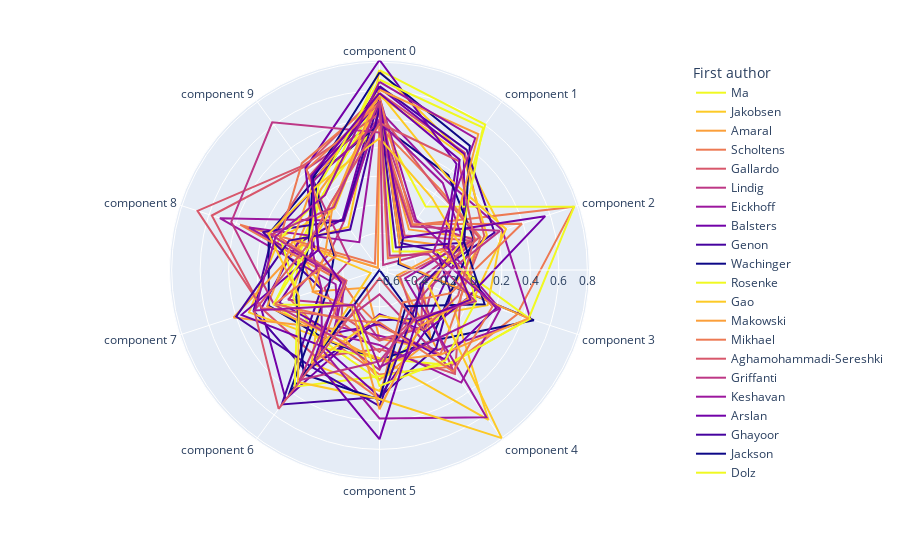

Here is the notebook cell this chart was saved with:
### Markdown cell above
## Word features
For each paper, we used [scikit-learn](http://scikit-learn.org) {cite:p}`Kramer2016` to extract a bag of words representation for each abstract, picking on the 300 most important terms seen across all articles based on a term frequency-inverse document frequency [(tf-idf) index](http://scikit-learn.org/stable/modules/feature_extraction.html#text-feature-extraction). Following that, a special value decomposition was used to further reduce the dimensionality of the abstracts to 10 components. We ended up with a component matrix of dimension 38 (articles) times 10 (abstract text components). The distribution of each of the 38 articles across the 10 components is represented below. Note how some articles have particular high loadings on specific components, suggesting these may capture particular topics. Rather than visually inspect the component loadings to group paper ourselves, we are going to resort to an automated parcellation (clustering) technique.

### Code cell
from sklearn.feature_extraction.text import TfidfVectorizer
from sklearn.pipeline import make_pipeline
from sklearn.preprocessing import Normalizer
from sklearn.decomposition import TruncatedSVD

# Prepare a model to extract a bag of words representation
vectorizer = TfidfVectorizer(max_df=0.5, max_features=300,
                                 min_df=2, stop_words='english',
                             use_idf=True)
X = vectorizer.fit_transform(data.Abstract) # apply the TFIDF model to the abstracts of the papers
fts = vectorizer.get_feature_names_out() # Get the most relevant terms selected by the procedure
svd = TruncatedSVD(10, algorithm="arpack") # Prepare the SVD model
normalizer = Normalizer(copy=False) # Normalize the outputs of the svd
lsa = make_pipeline(svd, normalizer) # Put the SVD and normalization in a pipeline
X = lsa.fit_transform(X) # Apply the SVD to the TFIDF features

# Now make a radar plot with all the components
import plotly.express as px
import numpy as np
df_X = pd.DataFrame(data=np.concatenate([data['Author'].to_numpy().reshape([38, 1]), X], axis=1),
                    columns= np.concatenate([['First author'],[f'component {d}' for d in range(10)]]))
df_visu = pd.melt(df_X, id_vars='First author')
fig = px.line_polar(df_visu, r='value', theta='variable', color='First author', line_close=True,
            color_discrete_sequence=px.colors.sequential.Plasma_r)
fig.show()

### Figure 1 — Plotly figure (JSON) as saved in the notebook; plotly's stock layout.template omitted (floating-point values rounded to 4 significant figures)
{"data": [{"hovertemplate": "First author=Ma<br>value=%{r}<br>variable=%{theta}<extra></extra>", "legendgroup": "Ma", "line": {"color": "#f0f921", "dash": "solid"}, "marker": {"symbol": "circle"}, "mode": "lines", "name": "Ma", "r": [0.7448, 0.6034, -0.1427, 0.01402, -0.1522, 0.1169, -0.02436, 0.1194, -0.09401, 0.004906, 0.7448], "showlegend": true, "subplot": "polar", "theta": ["component 0", "component 1", "component 2", "component 3", "component 4", "component 5", "component 6", "component 7", "component 8", "component 9", "component 0"], "type": "scatterpolar"}, {"hovertemplate": "First author=Jakobsen<br>value=%{r}<br>variable=%{theta}<extra></extra>", "legendgroup": "Jakobsen", "line": {"color": "#fdca26", "dash": "solid"}, "marker": {"symbol": "circle"}, "mode": "lines", "name": "Jakobsen", "r": [0.7388, 0.3438, 0.2466, 0.1395, -0.2425, 0.1904, 0.1524, -0.2348, -0.02572, -0.2859, 0.7388], "showlegend": true, "subplot": "polar", "theta": ["component 0", "component 1", "component 2", "component 3", "component 4", "component 5", "component 6", "component 7", "component 8", "component 9", "component 0"], "type": "scatterpolar"}, {"hovertemplate": "First author=Amaral<br>value=%{r}<br>variable=%{theta}<extra></extra>", "legendgroup": "Amaral", "line": {"color": "#fb9f3a", "dash": "solid"}, "marker": {"symbol": "circle"}, "mode": "lines", "name": "Amaral", "r": [0.4751, -0.3984, -0.1262, -0.5293, 0.03517, -0.1764, -0.5038, -0.1697, -0.05409, 0.0408, 0.4751], "showlegend": true, "subplot": "polar", "theta": ["component 0", "component 1", "component 2", "component 3", "component 4", "component 5", "component 6", "component 7", "component 8", "component 9", "component 0"], "type": "scatterpolar"}, {"hovertemplate": "First author=Scholtens<br>value=%{r}<br>variable=%{theta}<extra></extra>", "legendgroup": "Scholtens", "line": {"color": "#ed7953", "dash": "solid"}, "marker": {"symbol": "circle"}, "mode": "lines", "name": "Scholtens", "r": [0.3658, -0.271, 0.7754, 0.3547, 0.1818, 0.07541, -0.05599, 0.002929, -0.1334, -0.07744, 0.3658], "showlegend": true, "subplot": "polar", "theta": ["component 0", "component 1", "component 2", "component 3", "component 4", "component 5", "component 6", "component 7", "component 8", "component 9", "component 0"], "type": "scatterpolar"}, {"hovertemplate": "First author=Gallardo<br>value=%{r}<br>variable=%{theta}<extra></extra>", "legendgroup": "Gallardo", "line": {"color": "#d8576b", "dash": "solid"}, "marker": {"symbol": "circle"}, "mode": "lines", "name": "Gallardo", "r": [0.5822, 0.3591, 0.1144, -0.06003, 0.2422, -0.1046, 0.09697, 0.2119, 0.5789, 0.2372, 0.5822], "showlegend": true, "subplot": "polar", "theta": ["component 0", "component 1", "component 2", "component 3", "component 4", "component 5", "component 6", "component 7", "component 8", "component 9", "component 0"], "type": "scatterpolar"}, {"hovertemplate": "First author=Lindig<br>value=%{r}<br>variable=%{theta}<extra></extra>", "legendgroup": "Lindig", "line": {"color": "#bd3786", "dash": "solid"}, "marker": {"symbol": "circle"}, "mode": "lines", "name": "Lindig", "r": [0.4714, -0.6151, -0.107, -0.2697, -0.1544, -0.1687, -0.3532, 0.01638, -0.2876, -0.235, 0.4714], "showlegend": true, "subplot": "polar", "theta": ["component 0", "component 1", "component 2", "component 3", "component 4", "component 5", "component 6", "component 7", "component 8", "component 9", "component 0"], "type": "scatterpolar"}, {"hovertemplate": "First author=Eickhoff<br>value=%{r}<br>variable=%{theta}<extra></extra>", "legendgroup": "Eickhoff", "line": {"color": "#9c179e", "dash": "solid"}, "marker": {"symbol": "circle"}, "mode": "lines", "name": "Eickhoff", "r": [0.4606, 0.1254, 0.2476, 0.4558, 0.03602, -0.197, -0.1659, -0.3351, 0.5193, -0.2311, 0.4606], "showlegend": true, "subplot": "polar", "theta": ["component 0", "component 1", "component 2", "component 3", "component 4", "component 5", "component 6", "component 7", "component 8", "component 9", "component 0"], "type": "scatterpolar"}, {"hovertemplate": "First author=Balsters<br>value=%{r}<br>variable=%{theta}<extra></extra>", "legendgroup": "Balsters", "line": {"color": "#7201a8", "dash": "solid"}, "marker": {"symbol": "circle"}, "mode": "lines", "name": "Balsters", "r": [0.6208, 0.3497, -0.03522, -0.2018, -0.1351, -0.3489, 0.4628, 0.2139, -0.05347, -0.2183, 0.6208], "showlegend": true, "subplot": "polar", "theta": ["component 0", "component 1", "component 2", "component 3", "component 4", "component 5", "component 6", "component 7", "component 8", "component 9", "component 0"], "type": "scatterpolar"}, {"hovertemplate": "First author=Genon<br>value=%{r}<br>variable=%{theta}<extra></extra>", "legendgroup": "Genon", "line": {"color": "#46039f", "dash": "solid"}, "marker": {"symbol": "circle"}, "mode": "lines", "name": "Genon", "r": [0.6317, 0.3825, 0.1905, -0.3532, -0.2325, -0.3064, 0.2186, 0.2708, 0.1318, 0.08423, 0.6317], "showlegend": true, "subplot": "polar", "theta": ["component 0", "component 1", "component 2", "component 3", "component 4", "component 5", "component 6", "component 7", "component 8", "component 9", "component 0"], "type": "scatterpolar"}, {"hovertemplate": "First author=Wachinger<br>value=%{r}<br>variable=%{theta}<extra></extra>", "legendgroup": "Wachinger", "line": {"color": "#0d0887", "dash": "solid"}, "marker": {"symbol": "circle"}, "mode": "lines", "name": "Wachinger", "r": [0.5363, -0.377, -0.5193, 0.4807, -0.04242, -0.02334, -0.0441, 0.1582, 0.1595, 0.1214, 0.5363], "showlegend": true, "subplot": "polar", "theta": ["component 0", "component 1", "component 2", "component 3", "component 4", "component 5", "component 6", "component 7", "component 8", "component 9", "component 0"], "type": "scatterpolar"}, {"hovertemplate": "First author=Rosenke<br>value=%{r}<br>variable=%{theta}<extra></extra>", "legendgroup": "Rosenke", "line": {"color": "#f0f921", "dash": "solid"}, "marker": {"symbol": "circle"}, "mode": "lines", "name": "Rosenke", "r": [0.391, -0.1075, 0.7772, 0.4425, 0.1661, -0.03832, 0.01558, -0.02336, -0.07586, 0.009815, 0.391], "showlegend": true, "subplot": "polar", "theta": ["component 0", "component 1", "component 2", "component 3", "component 4", "component 5", "component 6", "component 7", "component 8", "component 9", "component 0"], "type": "scatterpolar"}, {"hovertemplate": "First author=Gao<br>value=%{r}<br>variable=%{theta}<extra></extra>", "legendgroup": "Gao", "line": {"color": "#fdca26", "dash": "solid"}, "marker": {"symbol": "circle"}, "mode": "lines", "name": "Gao", "r": [0.5634, 0.3364, 0.1338, -0.1445, 0.6424, -0.03975, -0.0481, 0.3045, 0.07662, -0.1246, 0.5634], "showlegend": true, "subplot": "polar", "theta": ["component 0", "component 1", "component 2", "component 3", "component 4", "component 5", "component 6", "component 7", "component 8", "component 9", "component 0"], "type": "scatterpolar"}, {"hovertemplate": "First author=Makowski<br>value=%{r}<br>variable=%{theta}<extra></extra>", "legendgroup": "Makowski", "line": {"color": "#fb9f3a", "dash": "solid"}, "marker": {"symbol": "circle"}, "mode": "lines", "name": "Makowski", "r": [0.4006, -0.3068, 0.05435, -0.3406, -0.04788, 0.1112, -0.1455, 0.4176, -0.08441, -0.6396, 0.4006], "showlegend": true, "subplot": "polar", "theta": ["component 0", "component 1", "component 2", "component 3", "component 4", "component 5", "component 6", "component 7", "component 8", "component 9", "component 0"], "type": "scatterpolar"}, {"hovertemplate": "First author=Mikhael<br>value=%{r}<br>variable=%{theta}<extra></extra>", "legendgroup": "Mikhael", "line": {"color": "#ed7953", "dash": "solid"}, "marker": {"symbol": "circle"}, "mode": "lines", "name": "Mikhael", "r": [0.3455, 0.05075, 0.08768, -0.05684, 0.07051, -0.2644, -0.3774, -0.3844, 0.3702, -0.6042, 0.3455], "showlegend": true, "subplot": "polar", "theta": ["component 0", "component 1", "component 2", "component 3", "component 4", "component 5", "component 6", "component 7", "component 8", "component 9", "component 0"], "type": "scatterpolar"}, {"hovertemplate": "First author=Aghamohammadi-Sereshki<br>value=%{r}<br>variable=%{theta}<extra></extra>", "legendgroup": "Aghamohammadi-Sereshki", "line": {"color": "#d8576b", "dash": "solid"}, "marker": {"symbol": "circle"}, "mode": "lines", "name": "Aghamohammadi-Sereshki", "r": [0.5536, -0.3584, 0.0104, -0.5076, -0.2448, -0.08348, -0.2041, -0.3921, 0.1304, 0.1673, 0.5536], "showlegend": true, "subplot": "polar", "theta": ["component 0", "component 1", "component 2", "component 3", "component 4", "component 5", "component 6", "component 7", "component 8", "component 9", "component 0"], "type": "scatterpolar"}, {"hovertemplate": "First author=Griffanti<br>value=%{r}<br>variable=%{theta}<extra></extra>", "legendgroup": "Griffanti", "line": {"color": "#bd3786", "dash": "solid"}, "marker": {"symbol": "circle"}, "mode": "lines", "name": "Griffanti", "r": [0.3958, -0.2367, 0.03345, -0.3941, 0.2306, -0.4875, -0.1888, -0.2537, -0.4398, 0.2161, 0.3958], "showlegend": true, "subplot": "polar", "theta": ["component 0", "component 1", "component 2", "component 3", "component 4", "component 5", "component 6", "component 7", "component 8", "component 9", "component 0"], "type": "scatterpolar"}, {"hovertemplate": "First author=Keshavan<br>value=%{r}<br>variable=%{theta}<extra></extra>", "legendgroup": "Keshavan", "line": {"color": "#9c179e", "dash": "solid"}, "marker": {"symbol": "circle"}, "mode": "lines", "name": "Keshavan", "r": [0.5531, -0.2223, -0.1572, 0.2317, 0.3178, -0.1318, -0.1024, -0.4132, 0.3043, -0.4172, 0.5531], "showlegend": true, "subplot": "polar", "theta": ["component 0", "component 1", "component 2", "component 3", "component 4", "component 5", "component 6", "component 7", "component 8", "component 9", "component 0"], "type": "scatterpolar"}, {"hovertemplate": "First author=Arslan<br>value=%{r}<br>variable=%{theta}<extra></extra>", "legendgroup": "Arslan", "line": {"color": "#7201a8", "dash": "solid"}, "marker": {"symbol": "circle"}, "mode": "lines", "name": "Arslan", "r": [0.8151, 0.2608, -0.1869, 0.2036, 0.1145, -0.2782, -0.1109, 0.07971, -0.1764, 0.2255, 0.8151], "showlegend": true, "subplot": "polar", "theta": ["component 0", "component 1", "component 2", "component 3", "component 4", "component 5", "component 6", "component 7", "component 8", "component 9", "component 0"], "type": "scatterpolar"}, {"hovertemplate": "First author=Ghayoor<br>value=%{r}<br>variable=%{theta}<extra></extra>", "legendgroup": "Ghayoor", "line": {"color": "#46039f", "dash": "solid"}, "marker": {"symbol": "circle"}, "mode": "lines", "name": "Ghayoor", "r": [0.5419, -0.4209, -0.2339, -0.1314, 0.01757, 0.2327, 0.5076, -0.2291, 0.2025, -0.2273, 0.5419], "showlegend": true, "subplot": "polar", "theta": ["component 0", "component 1", "component 2", "component 3", "component 4", "component 5", "component 6", "component 7", "component 8", "component 9", "component 0"], "type": "scatterpolar"}, {"hovertemplate": "First author=Jackson<br>value=%{r}<br>variable=%{theta}<extra></extra>", "legendgroup": "Jackson", "line": {"color": "#0d0887", "dash": "solid"}, "marker": {"symbol": "circle"}, "mode": "lines", "name": "Jackson", "r": [0.366, 0.1637, 0.03779, -0.1352, -0.04473, -0.6586, 0.4244, -0.286, -0.3235, 0.131, 0.366], "showlegend": true, "subplot": "polar", "theta": ["component 0", "component 1", "component 2", "component 3", "component 4", "component 5", "component 6", "component 7", "component 8", "component 9", "component 0"], "type": "scatterpolar"}, {"hovertemplate": "First author=Dolz<br>value=%{r}<br>variable=%{theta}<extra></extra>", "legendgroup": "Dolz", "line": {"color": "#f0f921", "dash": "solid"}, "marker": {"symbol": "circle"}, "mode": "lines", "name": "Dolz", "r": [0.5717, -0.4977, -0.2365, 0.4517, 0.1578, 0.08722, 0.3532, -0.05482, 0.07239, -0.001277, 0.5717], "showlegend": true, "subplot": "polar", "theta": ["component 0", "component 1", "component 2", "component 3", "component 4", "component 5", "component 6", "component 7", "component 8", "component 9", "component 0"], "type": "scatterpolar"}, {"hovertemplate": "First author=Weiner<br>value=%{r}<br>variable=%{theta}<extra></extra>", "legendgroup": "Weiner", "line": {"color": "#fdca26", "dash": "solid"}, "marker": {"symbol": "circle"}, "mode": "lines", "name": "Weiner", "r": [0.5822, 0.1495, 0.2749, 0.03056, -0.2064, -0.3365, 0.1548, -0.5928, -0.1395, -0.1067, 0.5822], "showlegend": true, "subplot": "polar", "theta": ["component 0", "component 1", "component 2", "component 3", "component 4", "component 5", "component 6", "component 7", "component 8", "component 9", "component 0"], "type": "scatterpolar"}, {"hovertemplate": "First author=Chen<br>value=%{r}<br>variable=%{theta}<extra></extra>", "legendgroup": "Chen", "line": {"color": "#fb9f3a", "dash": "solid"}, "marker": {"symbol": "circle"}, "mode": "lines", "name": "Chen", "r": [0.5608, -0.4214, -0.5063, 0.4409, 0.07367, -0.01756, -0.08979, 0.17, -0.01577, 0.1194, 0.5608], "showlegend": true, "subplot": "polar", "theta": ["component 0", "component 1", "component 2", "component 3", "component 4", "component 5", "component 6", "component 7", "component 8", "component 9", "component 0"], "type": "scatterpolar"}, {"hovertemplate": "First author=Seidlitz<br>value=%{r}<br>variable=%{theta}<extra></extra>", "legendgroup": "Seidlitz", "line": {"color": "#ed7953", "dash": "solid"}, "marker": {"symbol": "circle"}, "mode": "lines", "name": "Seidlitz", "r": [0.5511, -0.2607, 0.3924, -0.1319, -0.3773, 0.2453, 0.07311, -0.4146, 0.07395, 0.2679, 0.5511], "showlegend": true, "subplot": "polar", "theta": ["component 0", "component 1", "component 2", "component 3", "component 4", "component 5", "component 6", "component 7", "component 8", "component 9", "component 0"], "type": "scatterpolar"}, {"hovertemplate": "First author=Steele<br>value=%{r}<br>variable=%{theta}<extra></extra>", "legendgroup": "Steele", "line": {"color": "#d8576b", "dash": "solid"}, "marker": {"symbol": "circle"}, "mode": "lines", "name": "Steele", "r": [0.4385, 0.03496, 0.07643, -0.3382, -0.1614, -0.1635, -0.2455, 0.2074, 0.6842, 0.2491, 0.4385], "showlegend": true, "subplot": "polar", "theta": ["component 0", "component 1", "component 2", "component 3", "component 4", "component 5", "component 6", "component 7", "component 8", "component 9", "component 0"], "type": "scatterpolar"}, {"hovertemplate": "First author=Bianciardi<br>value=%{r}<br>variable=%{theta}<extra></extra>", "legendgroup": "Bianciardi", "line": {"color": "#bd3786", "dash": "solid"}, "marker": {"symbol": "circle"}, "mode": "lines", "name": "Bianciardi", "r": [0.3067, -0.2812, 0.2306, -0.286, -0.3012, 0.04171, -0.08783, 0.1207, 0.4352, 0.6227, 0.3067], "showlegend": true, "subplot": "polar", "theta": ["component 0", "component 1", "component 2", "component 3", "component 4", "component 5", "component 6", "component 7", "component 8", "component 9", "component 0"], "type": "scatterpolar"}, {"hovertemplate": "First author=O'Muircheartaigh<br>value=%{r}<br>variable=%{theta}<extra></extra>", "legendgroup": "O'Muircheartaigh", "line": {"color": "#9c179e", "dash": "solid"}, "marker": {"symbol": "circle"}, "mode": "lines", "name": "O'Muircheartaigh", "r": [0.3828, 0.09688, -0.03605, -0.4696, 0.6179, 0.3829, 0.02935, -0.2307, -0.1574, 0.1224, 0.3828], "showlegend": true, "subplot": "polar", "theta": ["component 0", "component 1", "component 2", "component 3", "component 4", "component 5", "component 6", "component 7", "component 8", "component 9", "component 0"], "type": "scatterpolar"}, {"hovertemplate": "First author=Ewert<br>value=%{r}<br>variable=%{theta}<extra></extra>", "legendgroup": "Ewert", "line": {"color": "#7201a8", "dash": "solid"}, "marker": {"symbol": "circle"}, "mode": "lines", "name": "Ewert", "r": [0.5259, -0.3795, 0.5641, -0.01255, -0.1193, 0.231, 0.008202, 0.3597, -0.2066, 0.146, 0.5259], "showlegend": true, "subplot": "polar", "theta": ["component 0", "component 1", "component 2", "component 3", "component 4", "component 5", "component 6", "component 7", "component 8", "component 9", "component 0"], "type": "scatterpolar"}, {"hovertemplate": "First author=Garzón<br>value=%{r}<br>variable=%{theta}<extra></extra>", "legendgroup": "Garzón", "line": {"color": "#46039f", "dash": "solid"}, "marker": {"symbol": "circle"}, "mode": "lines", "name": "Garzón", "r": [0.4783, -0.4633, -0.03793, -0.3351, -0.2667, 0.2968, 0.1724, 0.3987, 0.008552, -0.308, 0.4783], "showlegend": true, "subplot": "polar", "theta": ["component 0", "component 1", "component 2", "component 3", "component 4", "component 5", "component 6", "component 7", "component 8", "component 9", "component 0"], "type": "scatterpolar"}, {"hovertemplate": "First author=Haak<br>value=%{r}<br>variable=%{theta}<extra></extra>", "legendgroup": "Haak", "line": {"color": "#0d0887", "dash": "solid"}, "marker": {"symbol": "circle"}, "mode": "lines", "name": "Haak", "r": [0.7268, 0.4195, -0.03341, 0.1173, -0.344, 0.2522, 0.2449, -0.04447, -0.1347, 0.1376, 0.7268], "showlegend": true, "subplot": "polar", "theta": ["component 0", "component 1", "component 2", "component 3", "component 4", "component 5", "component 6", "component 7", "component 8", "component 9", "component 0"], "type": "scatterpolar"}, {"hovertemplate": "First author=van Oort<br>value=%{r}<br>variable=%{theta}<extra></extra>", "legendgroup": "van Oort", "line": {"color": "#f0f921", "dash": "solid"}, "marker": {"symbol": "circle"}, "mode": "lines", "name": "van Oort", "r": [0.6766, 0.5763, -0.06406, 0.05364, 0.1267, 0.1554, -0.3509, 0.1252, -0.139, 0.06922, 0.6766], "showlegend": true, "subplot": "polar", "theta": ["component 0", "component 1", "component 2", "component 3", "component 4", "component 5", "component 6", "component 7", "component 8", "component 9", "component 0"], "type": "scatterpolar"}, {"hovertemplate": "First author=Garyfallidis<br>value=%{r}<br>variable=%{theta}<extra></extra>", "legendgroup": "Garyfallidis", "line": {"color": "#fdca26", "dash": "solid"}, "marker": {"symbol": "circle"}, "mode": "lines", "name": "Garyfallidis", "r": [0.2665, -0.03281, -0.06949, -0.2954, 0.8, 0.2471, 0.3136, -0.06421, 0.1608, 0.07966, 0.2665], "showlegend": true, "subplot": "polar", "theta": ["component 0", "component 1", "component 2", "component 3", "component 4", "component 5", "component 6", "component 7", "component 8", "component 9", "component 0"], "type": "scatterpolar"}, {"hovertemplate": "First author=Garcia-Garcia<br>value=%{r}<br>variable=%{theta}<extra></extra>", "legendgroup": "Garcia-Garcia", "line": {"color": "#fb9f3a", "dash": "solid"}, "marker": {"symbol": "circle"}, "mode": "lines", "name": "Garcia-Garcia", "r": [0.6061, 0.52, -0.1412, -0.005593, -0.1713, 0.3185, -0.3281, -0.1644, -0.2583, -0.1001, 0.6061], "showlegend": true, "subplot": "polar", "theta": ["component 0", "component 1", "component 2", "component 3", "component 4", "component 5", "component 6", "component 7", "component 8", "component 9", "component 0"], "type": "scatterpolar"}, {"hovertemplate": "First author=Makropoulos<br>value=%{r}<br>variable=%{theta}<extra></extra>", "legendgroup": "Makropoulos", "line": {"color": "#ed7953", "dash": "solid"}, "marker": {"symbol": "circle"}, "mode": "lines", "name": "Makropoulos", "r": [0.5155, -0.5583, -0.1886, 0.1743, 0.2223, -0.2905, -0.2265, 0.1131, -0.3369, 0.2124, 0.5155], "showlegend": true, "subplot": "polar", "theta": ["component 0", "component 1", "component 2", "component 3", "component 4", "component 5", "component 6", "component 7", "component 8", "component 9", "component 0"], "type": "scatterpolar"}, {"hovertemplate": "First author=Gravel<br>value=%{r}<br>variable=%{theta}<extra></extra>", "legendgroup": "Gravel", "line": {"color": "#d8576b", "dash": "solid"}, "marker": {"symbol": "circle"}, "mode": "lines", "name": "Gravel", "r": [0.3729, 0.2869, 0.04089, -0.07852, -0.1373, -0.6022, 0.5458, 0.2654, -0.1225, -0.07773, 0.3729], "showlegend": true, "subplot": "polar", "theta": ["component 0", "component 1", "component 2", "component 3", "component 4", "component 5", "component 6", "component 7", "component 8", "component 9", "component 0"], "type": "scatterpolar"}, {"hovertemplate": "First author=Souza<br>value=%{r}<br>variable=%{theta}<extra></extra>", "legendgroup": "Souza", "line": {"color": "#bd3786", "dash": "solid"}, "marker": {"symbol": "circle"}, "mode": "lines", "name": "Souza", "r": [0.5275, -0.5353, -0.2983, 0.04856, -0.2364, -0.01821, 0.2979, -0.4064, 0.1442, -0.1135, 0.5275], "showlegend": true, "subplot": "polar", "theta": ["component 0", "component 1", "component 2", "component 3", "component 4", "component 5", "component 6", "component 7", "component 8", "component 9", "component 0"], "type": "scatterpolar"}, {"hovertemplate": "First author=Salehi<br>value=%{r}<br>variable=%{theta}<extra></extra>", "legendgroup": "Salehi", "line": {"color": "#9c179e", "dash": "solid"}, "marker": {"symbol": "circle"}, "mode": "lines", "name": "Salehi", "r": [0.6621, 0.4843, -0.2624, 0.2239, -0.03836, 0.02253, -0.3559, 0.2606, 0.1074, -0.008049, 0.6621], "showlegend": true, "subplot": "polar", "theta": ["component 0", "component 1", "component 2", "component 3", "component 4", "component 5", "component 6", "component 7", "component 8", "component 9", "component 0"], "type": "scatterpolar"}, {"hovertemplate": "First author=Ganglberger<br>value=%{r}<br>variable=%{theta}<extra></extra>", "legendgroup": "Ganglberger", "line": {"color": "#7201a8", "dash": "solid"}, "marker": {"symbol": "circle"}, "mode": "lines", "name": "Ganglberger", "r": [0.5819, 0.2988, -0.1513, 0.0132, -0.2158, 0.5281, 0.12, -0.3755, -0.2092, 0.1562, 0.5819], "showlegend": true, "subplot": "polar", "theta": ["component 0", "component 1", "component 2", "component 3", "component 4", "component 5", "component 6", "component 7", "component 8", "component 9", "component 0"], "type": "scatterpolar"}], "layout": {"legend": {"title": {"text": "First author"}, "tracegroupgap": 0}, "margin": {"t": 60}, "polar": {"angularaxis": {"direction": "clockwise", "rotation": 90}, "domain": {"x": [0.0, 1.0], "y": [0.0, 1.0]}}}}
